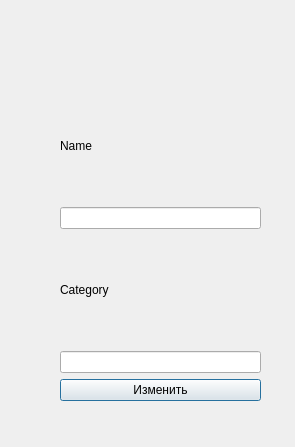
<?xml version="1.0" encoding="UTF-8"?>
<ui version="4.0">
 <class>ModifyDialog</class>
 <widget class="QDialog" name="ModifyDialog">
  <property name="geometry">
   <rect>
    <x>0</x>
    <y>0</y>
    <width>295</width>
    <height>447</height>
   </rect>
  </property>
  <property name="windowTitle">
   <string>Dialog</string>
  </property>
  <widget class="QWidget" name="">
   <property name="geometry">
    <rect>
     <x>60</x>
     <y>90</y>
     <width>201</width>
     <height>311</height>
    </rect>
   </property>
   <layout class="QVBoxLayout" name="verticalLayout">
    <item>
     <widget class="QLabel" name="label">
      <property name="text">
       <string>Name</string>
      </property>
     </widget>
    </item>
    <item>
     <widget class="QLineEdit" name="lineEdit"/>
    </item>
    <item>
     <widget class="QLabel" name="label_2">
      <property name="text">
       <string>Category</string>
      </property>
     </widget>
    </item>
    <item>
     <widget class="QLineEdit" name="lineEdit_2"/>
    </item>
    <item>
     <widget class="QPushButton" name="pushButton">
      <property name="text">
       <string>Изменить</string>
      </property>
     </widget>
    </item>
   </layout>
  </widget>
 </widget>
 <resources/>
 <connections/>
</ui>
